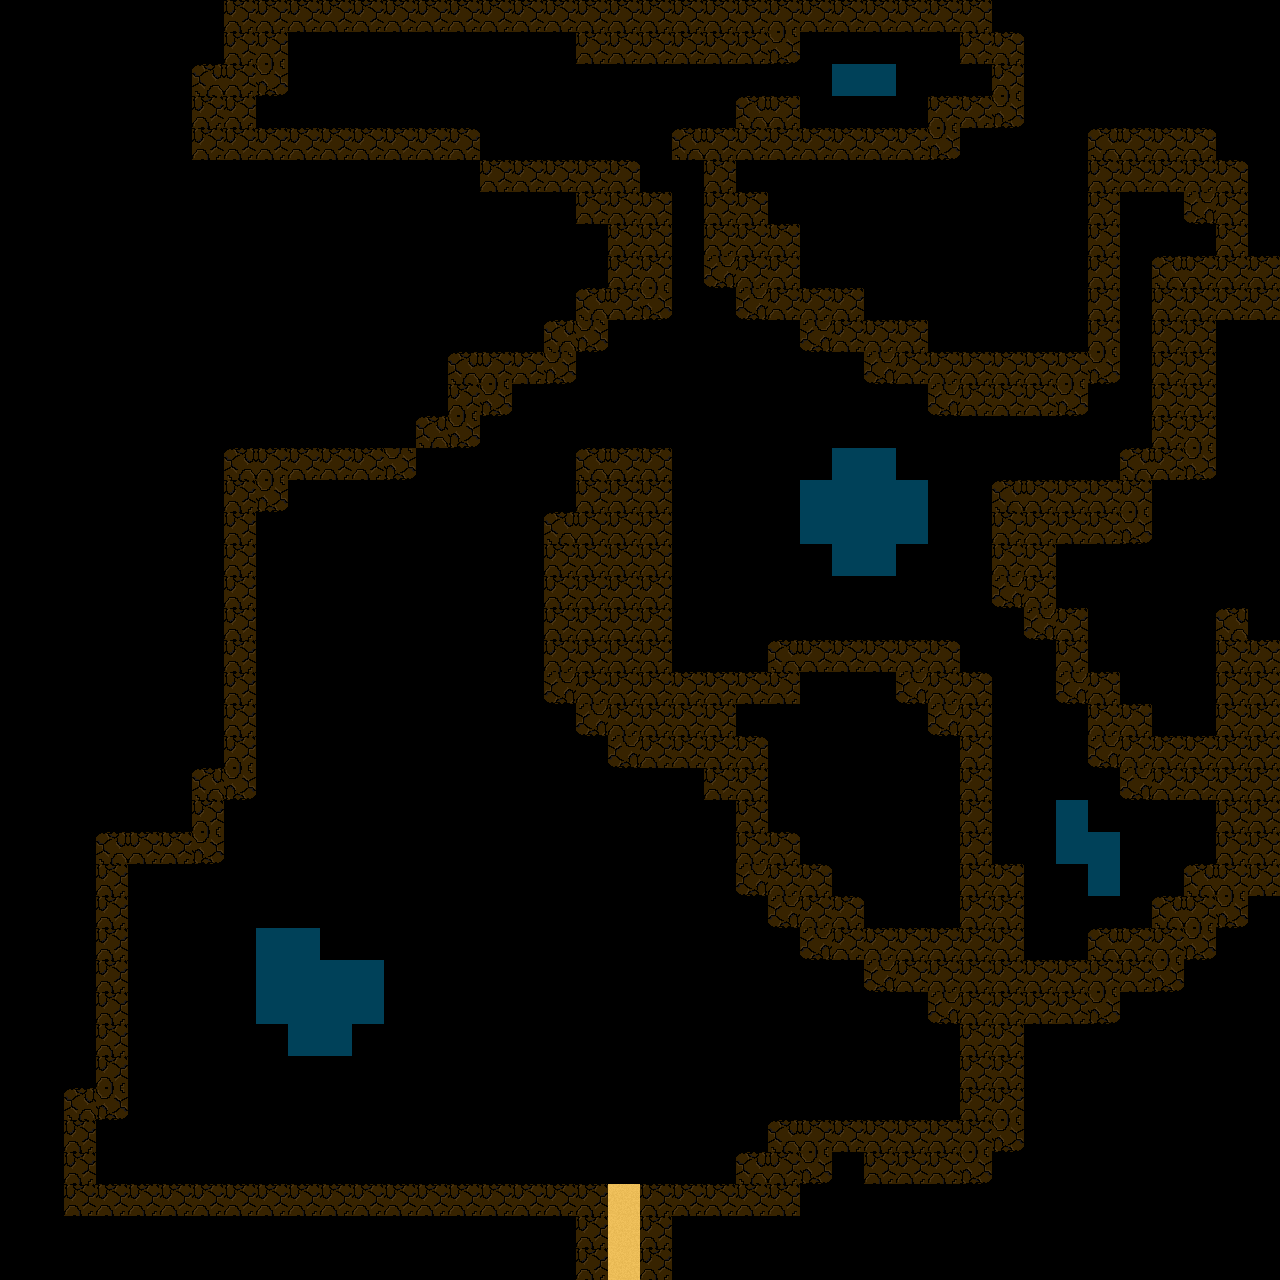

A level layout from a 2D game, rendered from its tile map. Below: a short description, then the map file with tile-grid data replaced by summaries:
An orthogonal 40x40 tile map with 32x32 px tiles, 1 tile layer (base) and 9 objects.

<map version="1.0" orientation="orthogonal" width="40" height="40" tilewidth="32" tileheight="32">
 <tileset firstgid="1" name="tiles" tilewidth="32" tileheight="32">
  <image source="tiles.png" width="320" height="320" />
 </tileset>
 <layer name="base" width="40" height="40">
  <data>[1600 cells, 419 non-empty, 7 distinct tile ids]</data>
 </layer>
 <objectgroup name="bugs" width="40" height="40">
  <object gid="61" x="353" y="96" />
  <object gid="61" x="768" y="416" />
  <object gid="61" x="545" y="449" />
  <object gid="61" x="321" y="543" />
  <object gid="61" x="352" y="641" />
  <object gid="61" x="320" y="832" />
  <object gid="61" x="640" y="896" />
  <object gid="61" x="1024" y="769" />
  <object gid="61" x="192" y="1088" />
 </objectgroup>
</map>
